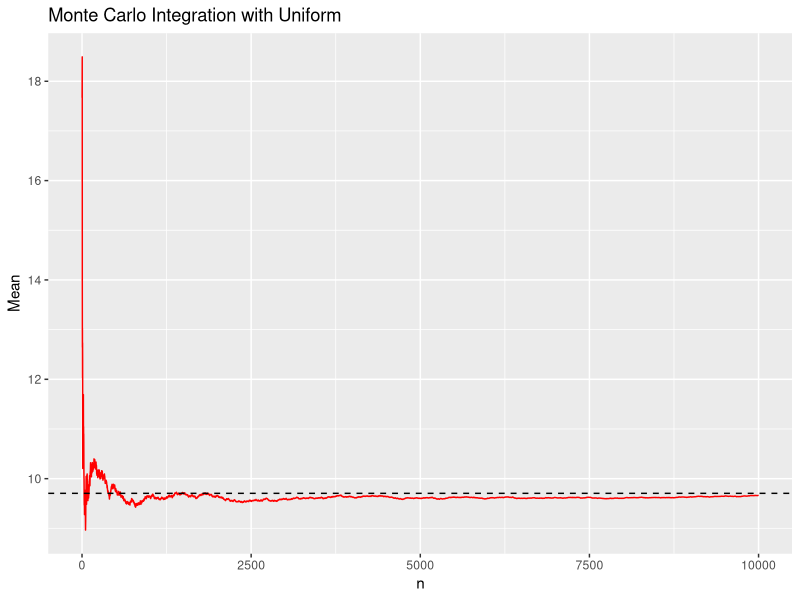
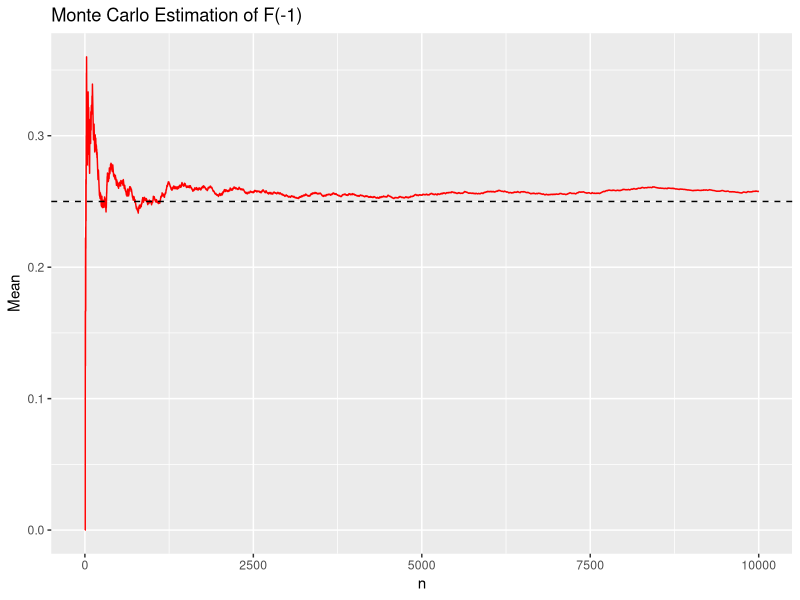
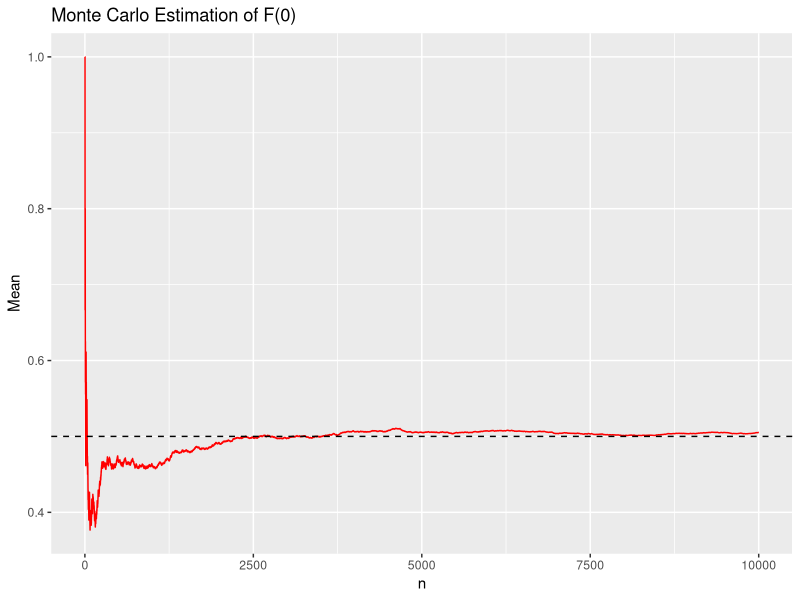
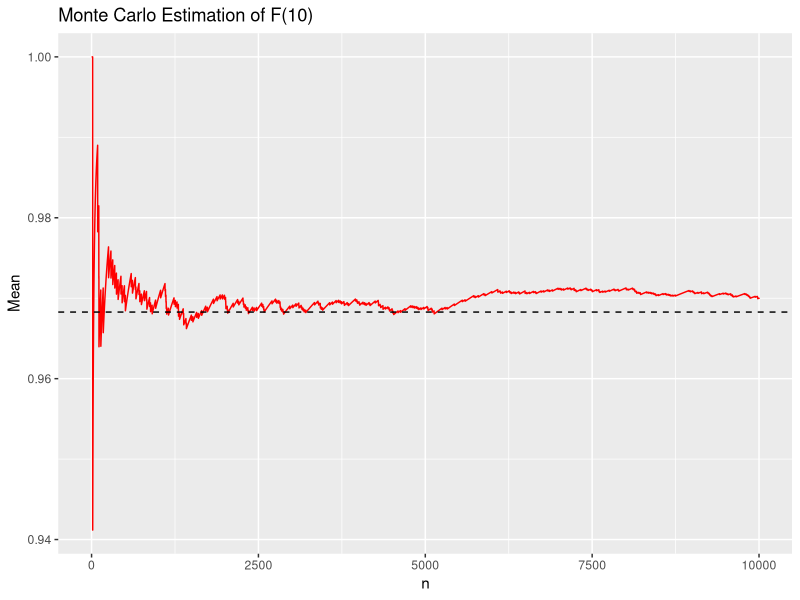
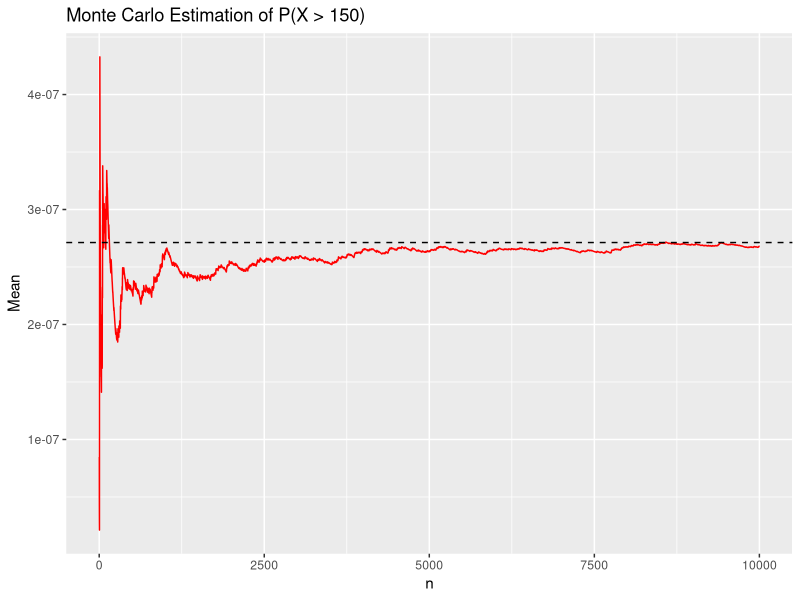

Write R code to recreate these figures, in order.
# ~~~~~~~~~~~~~~~~~~~~~~~~~~~~~~~~~~~~~~~~~~~~~~~~~~~~~~~~~~~~~~~~~~~~~~~~~~~~~~
# Integral Estimation                                                       ----
# ~~~~~~~~~~~~~~~~~~~~~~~~~~~~~~~~~~~~~~~~~~~~~~~~~~~~~~~~~~~~~~~~~~~~~~~~~~~~~~
library(ggplot2)
## For all exercises, we use n = 1e4 as a sample size.
n <- 1e4
obs_num <- 1:n

# Estimation of the integral of h(x) = (cos(x) - sin(x)) ^ 2 over the (0, 10)
# interval.
h <- function(x) {
  (cos(x) - sin(x)) ^ 2
}
obs <- 10 * runif(n)
hbar <- 10 * cumsum(h(obs)) / obs_num
df <- data.frame(obs_num, obs, hbar)
real_value <- integrate(h, lower = 0, upper = 10)$value
ggplot(df, aes(obs_num, hbar))+
  geom_line(color = "red")+
  geom_hline(yintercept = real_value, linetype = "dashed")+
  labs(title = "Monte Carlo Integration with Uniform",
       x = "n", y = "Mean")
est <- hbar[n]
est # Final estimation of the integral
abserr <- abs(est - real_value)
abserr # Absolute error

# Estimation of the distribution function F(x) of the Cauchy(0, 1) distribution 
# for x = -1, 0, 10.
my_pcauchy <- function(x, pl = T) {
  h <- function(y) {
    as.numeric(y <= x)
  }
  obs <- rcauchy(n)
  hbar <- cumsum(h(obs)) / obs_num
  if (pl) {
    real_value <- pcauchy(x)
    df <- data.frame(obs_num, hbar)
    print(
      ggplot(df, aes(obs_num, hbar))+
        geom_line(color = "red")+
        geom_hline(yintercept = real_value, linetype = "dashed")+
        labs(title = paste0("Monte Carlo Estimation of F(", x, ")"), 
             x = "n", y = "Mean")
    )
  }
  hbar[n]
}
my_pcauchy(-1)
my_pcauchy(0)
my_pcauchy(10)

# Estimation of the probability P(X < Y) and the probability P(X + Y > 5), where
# X~Gamma(2, 1) and Y~Geom(0.4) are two independent random variables.
a <- 2 ; lambda <- 1 ; p <- .4
obs <- rgeom(n, p)
hbar1 <- mean(pgamma(obs, a, lambda))
hbar1 # P(X < Y)
hbar2 <- 1 - mean(pgamma(5 - obs, a, lambda))
hbar2 # P(X + Y > 5)

# Let X ~ LogNorm(0, 1).
# Calculation of the probability P(X > 150) using importance sampling,
# simulating from the Exponential distribution with scale = 100.
h <- function(y) {
  dlnorm(y) * as.numeric(y > 150) / dexp(y, rate = 1 / 100)
}
obs <- rexp(n, 1 / 100)
hbar <- cumsum(h(obs)) / obs_num
df <- data.frame(obs_num, hbar)
real_value <- plnorm(150, lower.tail = FALSE)
ggplot(df, aes(obs_num, hbar))+
  geom_line(color = "red")+
  geom_hline(yintercept = real_value, linetype = "dashed")+
  labs(title = "Monte Carlo Estimation of P(X > 150)",
       x = "n", y = "Mean")
hbar[n] # P(X > 150)
